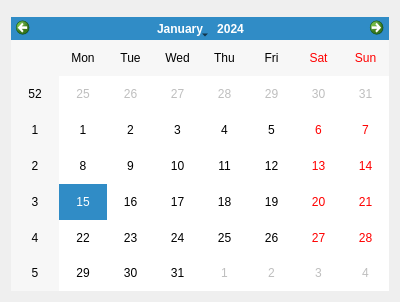
<?xml version="1.0" encoding="UTF-8"?>
<ui version="4.0">
 <class>StatisticWidget</class>
 <widget class="QWidget" name="StatisticWidget">
  <property name="geometry">
   <rect>
    <x>0</x>
    <y>0</y>
    <width>400</width>
    <height>302</height>
   </rect>
  </property>
  <property name="windowTitle">
   <string>Form</string>
  </property>
  <layout class="QGridLayout" name="gridLayout">
   <item row="1" column="0">
    <widget class="QCalendarWidget" name="calendarWidget"/>
   </item>
   <item row="0" column="0">
    <widget class="QChartView" name="chartWidget" native="true"/>
   </item>
  </layout>
 </widget>
 <customwidgets>
  <customwidget>
   <class>QChartView</class>
   <extends>QWidget</extends>
   <header>QtCharts/QChartView</header>
   <container>1</container>
  </customwidget>
 </customwidgets>
 <resources/>
 <connections/>
</ui>
